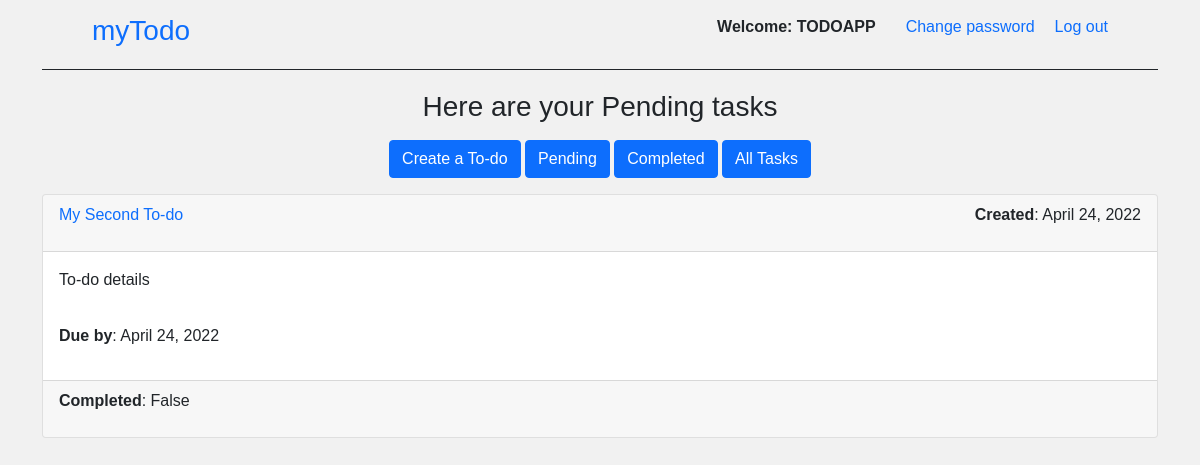
The page /pending/ (signed in) on the database its author committed.
### Todoapp/models.py (models this page shows)
class Todo(models.Model):
    user= models.ForeignKey(Users, null=True, on_delete=models.CASCADE, blank=False)
    name= models.CharField(max_length=30)
    date_created=models.DateField(default=date.today)
    details=models.TextField(max_length=500, default="")
    due_date = models.DateField(default=date.today)
    completed= models.BooleanField()
    def __str__(self):
        return f'{self.name}-----CREATED BY: {self.user}'

### Todoapp/views.py (the view)
# urls.py: path('pending/', todo_pending),
@login_required(login_url='/')
def todo_pending(request):
    current_user=request.user
    todos=Todo.objects.filter(completed="False" , user=current_user )
    print(todos)
    context = {"todo_list" :todos}
    return render(request, "Todoapp/todo_pending.html" , context)

### Todoapp/templates/Todoapp/todo_pending.html
{% extends 'base.html' %}
{% block content %}
        <div class="text-center">
            <h3>
                {% if request.user.is_authenticated %}
               <p>Here are your Pending tasks</p>
                {% else %}
                <p>Hello Anonymous</p>
                {% endif %}
            </h3>
            <div class="option">
            <a class="btn btn-primary" href="/create">Create a To-do</a>
            <a href="/pending" class="btn btn-primary">Pending</a>
            <a href="/completed" class="btn btn-primary">Completed</a>
            <a href="/task_lists" class="btn btn-primary">All Tasks</a>
        </div>
        </div>
        <div class="row">
        {% for todo in todo_list  %}
            <div class="col-sm">
            <div class="card mt-3">
                <div class="card-header">
                    <a class="link" href="/{{ todo.id }}">{{ todo.name }}</a>
                    <p><b>Created</b>: {{todo.date_created }} </p>
                </div>
                <div class="card-body">
                    {{todo.details}}
                </div>
                <div class="card-body">
                    <p> <b>Due by</b>: {{todo.due_date}}</p>
                </div>
                <div class="card-footer">
                    <p><b>Completed</b>: {{todo.completed}}</p>
                </div>
            </div>
            </div>
        {% endfor %}
        </div>
{% endblock content %}

### templates/base.html (shortened to what this page needs)
{% load static %}
<!DOCTYPE html>
<html lang="en">
<head>
    <link href="https://cdn.jsdelivr.net/npm/bootstrap@5.1.3/dist/css/bootstrap.min.css" rel="stylesheet">
    <link rel="stylesheet" href="{% static 'Todoapp/style.css' %}">
</head>
<body>
            <div class="container">
                <div class="top">
                    <h3><a href="/task_lists"> myTodo</a></h3>
                    <ul>
                        {% if request.user.is_authenticated %}
                        <span>Welcome: <b>{{request.user.username}}</b></span>
                        <div class="navba">
                            <a href="/change-password">Change password</a>
                            <a href="/logout">Log out</a>
                            {% else %}
                            <a href="/">Login</a>
                            <a href="/signup">Sign up</a>
                            {% endif %}
                        </div>
                    </ul>
                </div>
                {% block content %}
                {% endblock content %}
            </div>
</body>
</html>

### Todoapp/static/Todoapp/style.css (style rules this page uses)
* { box-sizing: border-box; }
body { font-family: Arial, Helvetica, sans-serif; margin: 0; padding: 0; background-color: #f1f1f1; }
.card-header { display: flex; justify-content: space-between; }
.link { text-decoration: none; }
.top { display: flex; justify-content: space-between; padding: 0 50px; height: 70px; align-items: center; border-bottom: 1px solid; margin-bottom: 20px; }
.top ul { display: flex; gap: 30px; align-items: center; }
.top ul span { font-weight: bolder; justify-content: center; }
.top ul span b { text-transform: uppercase; }
.top ul a, .top h3 a { text-decoration: none; }
.row { flex-wrap: wrap; }
.navba { display:flex; gap:20px; }

### rows shown on the page
Todo: name "My Second To-do", date_created "April 24, 2022", details "To-do details", due_date "April 24, 2022", completed "False"

### other values the page prints
{{ request.user.username }} "TODOAPP"
